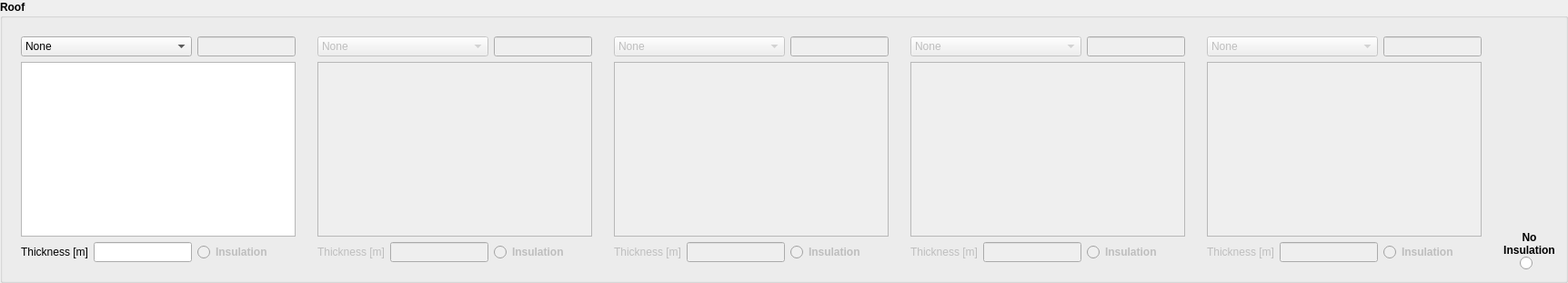
         <widget class="QGroupBox" name="groupBox_23">
          <property name="enabled">
           <bool>true</bool>
          </property>
          <property name="font">
           <font>
            <weight>75</weight>
            <bold>true</bold>
           </font>
          </property>
          <property name="title">
           <string>Roof</string>
          </property>
          <property name="flat">
           <bool>true</bool>
          </property>
          <layout class="QGridLayout" name="gridLayout_37">
           <item row="0" column="3">
            <widget class="QFrame" name="frame_r4">
             <property name="enabled">
              <bool>false</bool>
             </property>
             <layout class="QGridLayout" name="gridLayout_r3_2">
              <item row="2" column="0">
               <widget class="QLabel" name="label_36">
                <property name="font">
                 <font>
                  <weight>50</weight>
                  <bold>false</bold>
                 </font>
                </property>
                <property name="text">
                 <string>Thickness [m]</string>
                </property>
               </widget>
              </item>
              <item row="2" column="1">
               <widget class="QLineEdit" name="lineEdit_r4">
                <property name="font">
                 <font>
                  <weight>50</weight>
                  <bold>false</bold>
                 </font>
                </property>
               </widget>
              </item>
              <item row="2" column="2">
               <widget class="QRadioButton" name="radioButtonR4">
                <property name="text">
                 <string>Insulation</string>
                </property>
                <attribute name="buttonGroup">
                 <string notr="true">buttonGroupRoof</string>
                </attribute>
               </widget>
              </item>
              <item row="1" column="0" colspan="3">
               <widget class="QTextBrowser" name="textBrowser_r4">
                <property name="font">
                 <font>
                  <weight>50</weight>
                  <bold>false</bold>
                 </font>
                </property>
               </widget>
              </item>
              <item row="0" column="2">
               <widget class="QLineEdit" name="lineEdit_rm_4">
                <property name="enabled">
                 <bool>false</bool>
                </property>
                <property name="font">
                 <font>
                  <weight>50</weight>
                  <bold>false</bold>
                 </font>
                </property>
               </widget>
              </item>
              <item row="0" column="0" colspan="2">
               <widget class="QComboBox" name="comboBox_r4">
                <property name="sizePolicy">
                 <sizepolicy hsizetype="Expanding" vsizetype="Fixed">
                  <horstretch>0</horstretch>
                  <verstretch>0</verstretch>
                 </sizepolicy>
                </property>
                <property name="font">
                 <font>
                  <weight>50</weight>
                  <bold>false</bold>
                 </font>
                </property>
                <item>
                 <property name="text">
                  <string>None</string>
                 </property>
                </item>
               </widget>
              </item>
             </layout>
            </widget>
           </item>
           <item row="0" column="4">
            <widget class="QFrame" name="frame_r5">
             <property name="enabled">
              <bool>false</bool>
             </property>
             <layout class="QGridLayout" name="gridLayout_r3_3">
              <item row="0" column="2">
               <widget class="QLineEdit" name="lineEdit_rm_5">
                <property name="enabled">
                 <bool>false</bool>
                </property>
                <property name="font">
                 <font>
                  <weight>50</weight>
                  <bold>false</bold>
                 </font>
                </property>
               </widget>
              </item>
              <item row="2" column="0">
               <widget class="QLabel" name="label_38">
                <property name="font">
                 <font>
                  <weight>50</weight>
                  <bold>false</bold>
                 </font>
                </property>
                <property name="text">
                 <string>Thickness [m]</string>
                </property>
               </widget>
              </item>
              <item row="0" column="0" colspan="2">
               <widget class="QComboBox" name="comboBox_r5">
                <property name="sizePolicy">
                 <sizepolicy hsizetype="Expanding" vsizetype="Fixed">
                  <horstretch>0</horstretch>
                  <verstretch>0</verstretch>
                 </sizepolicy>
                </property>
                <property name="font">
                 <font>
                  <weight>50</weight>
                  <bold>false</bold>
                 </font>
                </property>
                <item>
                 <property name="text">
                  <string>None</string>
                 </property>
                </item>
               </widget>
              </item>
              <item row="2" column="2">
               <widget class="QRadioButton" name="radioButtonR5">
                <property name="text">
                 <string>Insulation</string>
                </property>
                <attribute name="buttonGroup">
                 <string notr="true">buttonGroupRoof</string>
                </attribute>
               </widget>
              </item>
              <item row="2" column="1">
               <widget class="QLineEdit" name="lineEdit_r5">
                <property name="font">
                 <font>
                  <weight>50</weight>
                  <bold>false</bold>
                 </font>
                </property>
               </widget>
              </item>
              <item row="1" column="0" colspan="3">
               <widget class="QTextBrowser" name="textBrowser_r5">
                <property name="font">
                 <font>
                  <weight>50</weight>
                  <bold>false</bold>
                 </font>
                </property>
               </widget>
              </item>
             </layout>
            </widget>
           </item>
           <item row="0" column="0">
            <widget class="QFrame" name="frame_r1">
             <layout class="QGridLayout" name="gridLayout_r1">
              <item row="2" column="1">
               <widget class="QLineEdit" name="lineEdit_r1">
                <property name="font">
                 <font>
                  <weight>50</weight>
                  <bold>false</bold>
                 </font>
                </property>
               </widget>
              </item>
              <item row="1" column="0" colspan="3">
               <widget class="QTextBrowser" name="textBrowser_r1">
                <property name="font">
                 <font>
                  <weight>50</weight>
                  <bold>false</bold>
                 </font>
                </property>
               </widget>
              </item>
              <item row="2" column="0">
               <widget class="QLabel" name="label_25">
                <property name="font">
                 <font>
                  <weight>50</weight>
                  <bold>false</bold>
                 </font>
                </property>
                <property name="text">
                 <string>Thickness [m]</string>
                </property>
               </widget>
              </item>
              <item row="0" column="2">
               <widget class="QLineEdit" name="lineEdit_rm_1">
                <property name="enabled">
                 <bool>false</bool>
                </property>
                <property name="font">
                 <font>
                  <weight>50</weight>
                  <bold>false</bold>
                 </font>
                </property>
               </widget>
              </item>
              <item row="0" column="0" colspan="2">
               <widget class="QComboBox" name="comboBox_r1">
                <property name="sizePolicy">
                 <sizepolicy hsizetype="Expanding" vsizetype="Fixed">
                  <horstretch>0</horstretch>
                  <verstretch>0</verstretch>
                 </sizepolicy>
                </property>
                <property name="font">
                 <font>
                  <weight>50</weight>
                  <bold>false</bold>
                 </font>
                </property>
                <item>
                 <property name="text">
                  <string>None</string>
                 </property>
                </item>
               </widget>
              </item>
              <item row="2" column="2">
               <widget class="QRadioButton" name="radioButtonR1">
                <property name="enabled">
                 <bool>false</bool>
                </property>
                <property name="text">
                 <string>Insulation</string>
                </property>
                <attribute name="buttonGroup">
                 <string notr="true">buttonGroupRoof</string>
                </attribute>
               </widget>
              </item>
             </layout>
            </widget>
           </item>
           <item row="0" column="7">
            <layout class="QVBoxLayout" name="verticalLayout">
             <property name="spacing">
              <number>0</number>
             </property>
             <property name="sizeConstraint">
              <enum>QLayout::SetMinimumSize</enum>
             </property>
             <property name="leftMargin">
              <number>9</number>
             </property>
             <property name="rightMargin">
              <number>0</number>
             </property>
             <item>
              <spacer name="verticalSpacer">
               <property name="orientation">
                <enum>Qt::Vertical</enum>
               </property>
               <property name="sizeHint" stdset="0">
                <size>
                 <width>20</width>
                 <height>40</height>
                </size>
               </property>
              </spacer>
             </item>
             <item>
              <widget class="QLabel" name="label">
               <property name="layoutDirection">
                <enum>Qt::LeftToRight</enum>
               </property>
               <property name="text">
                <string>No Insulation</string>
               </property>
               <property name="textFormat">
                <enum>Qt::PlainText</enum>
               </property>
               <property name="alignment">
                <set>Qt::AlignBottom|Qt::AlignHCenter</set>
               </property>
               <property name="wordWrap">
                <bool>true</bool>
               </property>
               <property name="margin">
                <number>0</number>
               </property>
               <property name="indent">
                <number>0</number>
               </property>
              </widget>
             </item>
             <item>
              <layout class="QGridLayout" name="gridLayout">
               <item row="0" column="0">
                <widget class="QRadioButton" name="radioButtonR6">
                 <property name="enabled">
                  <bool>true</bool>
                 </property>
                 <property name="sizePolicy">
                  <sizepolicy hsizetype="Maximum" vsizetype="Minimum">
                   <horstretch>0</horstretch>
                   <verstretch>0</verstretch>
                  </sizepolicy>
                 </property>
                 <property name="maximumSize">
                  <size>
                   <width>21</width>
                   <height>16777215</height>
                  </size>
                 </property>
                 <property name="sizeIncrement">
                  <size>
                   <width>0</width>
                   <height>0</height>
                  </size>
                 </property>
                 <property name="baseSize">
                  <size>
                   <width>0</width>
                   <height>0</height>
                  </size>
                 </property>
                 <property name="layoutDirection">
                  <enum>Qt::LeftToRight</enum>
                 </property>
                 <property name="autoFillBackground">
                  <bool>false</bool>
                 </property>
                 <property name="text">
                  <string/>
                 </property>
                 <property name="icon">
                  <iconset theme="0">
                   <normaloff>.</normaloff>.</iconset>
                 </property>
                 <attribute name="buttonGroup">
                  <string notr="true">buttonGroupRoof</string>
                 </attribute>
                </widget>
               </item>
              </layout>
             </item>
            </layout>
           </item>
           <item row="1" column="6">
            <layout class="QGridLayout" name="gridLayout_4"/>
           </item>
           <item row="0" column="1">
            <widget class="QFrame" name="frame_r2">
             <property name="enabled">
              <bool>false</bool>
             </property>
             <layout class="QGridLayout" name="gridLayout_r2">
              <item row="0" column="2">
               <widget class="QLineEdit" name="lineEdit_rm_2">
                <property name="enabled">
                 <bool>false</bool>
                </property>
                <property name="font">
                 <font>
                  <weight>50</weight>
                  <bold>false</bold>
                 </font>
                </property>
               </widget>
              </item>
              <item row="2" column="0">
               <widget class="QLabel" name="label_31">
                <property name="font">
                 <font>
                  <weight>50</weight>
                  <bold>false</bold>
                 </font>
                </property>
                <property name="text">
                 <string>Thickness [m]</string>
                </property>
               </widget>
              </item>
              <item row="2" column="2">
               <widget class="QRadioButton" name="radioButtonR2">
                <property name="text">
                 <string>Insulation</string>
                </property>
                <attribute name="buttonGroup">
                 <string notr="true">buttonGroupRoof</string>
                </attribute>
               </widget>
              </item>
              <item row="2" column="1">
               <widget class="QLineEdit" name="lineEdit_r2">
                <property name="font">
                 <font>
                  <weight>50</weight>
                  <bold>false</bold>
                 </font>
                </property>
               </widget>
              </item>
              <item row="1" column="0" colspan="3">
               <widget class="QTextBrowser" name="textBrowser_r2">
                <property name="font">
                 <font>
                  <weight>50</weight>
                  <bold>false</bold>
                 </font>
                </property>
               </widget>
              </item>
              <item row="0" column="0" colspan="2">
               <widget class="QComboBox" name="comboBox_r2">
                <property name="sizePolicy">
                 <sizepolicy hsizetype="Expanding" vsizetype="Fixed">
                  <horstretch>0</horstretch>
                  <verstretch>0</verstretch>
                 </sizepolicy>
                </property>
                <property name="font">
                 <font>
                  <weight>50</weight>
                  <bold>false</bold>
                 </font>
                </property>
                <item>
                 <property name="text">
                  <string>None</string>
                 </property>
                </item>
               </widget>
              </item>
             </layout>
            </widget>
           </item>
           <item row="0" column="2">
            <widget class="QFrame" name="frame_r3">
             <property name="enabled">
              <bool>false</bool>
             </property>
             <layout class="QGridLayout" name="gridLayout_r3">
              <item row="2" column="1">
               <widget class="QLineEdit" name="lineEdit_r3">
                <property name="font">
                 <font>
                  <weight>50</weight>
                  <bold>false</bold>
                 </font>
                </property>
               </widget>
              </item>
              <item row="2" column="0">
               <widget class="QLabel" name="label_33">
                <property name="font">
                 <font>
                  <weight>50</weight>
                  <bold>false</bold>
                 </font>
                </property>
                <property name="text">
                 <string>Thickness [m]</string>
                </property>
               </widget>
              </item>
              <item row="2" column="2">
               <widget class="QRadioButton" name="radioButtonR3">
                <property name="text">
                 <string>Insulation</string>
                </property>
                <attribute name="buttonGroup">
                 <string notr="true">buttonGroupRoof</string>
                </attribute>
               </widget>
              </item>
              <item row="1" column="0" colspan="3">
               <widget class="QTextBrowser" name="textBrowser_r3">
                <property name="font">
                 <font>
                  <weight>50</weight>
                  <bold>false</bold>
                 </font>
                </property>
               </widget>
              </item>
              <item row="0" column="2">
               <widget class="QLineEdit" name="lineEdit_rm_3">
                <property name="enabled">
                 <bool>false</bool>
                </property>
                <property name="font">
                 <font>
                  <weight>50</weight>
                  <bold>false</bold>
                 </font>
                </property>
               </widget>
              </item>
              <item row="0" column="0" colspan="2">
               <widget class="QComboBox" name="comboBox_r3">
                <property name="sizePolicy">
                 <sizepolicy hsizetype="Expanding" vsizetype="Fixed">
                  <horstretch>0</horstretch>
                  <verstretch>0</verstretch>
                 </sizepolicy>
                </property>
                <property name="font">
                 <font>
                  <weight>50</weight>
                  <bold>false</bold>
                 </font>
                </property>
                <item>
                 <property name="text">
                  <string>None</string>
                 </property>
                </item>
               </widget>
              </item>
             </layout>
            </widget>
           </item>
          </layout>
         </widget>
